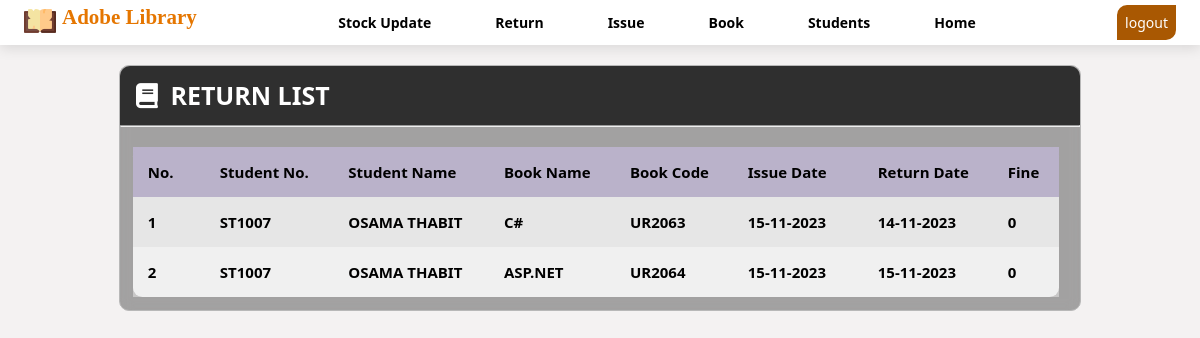
Screenshot of /return_list.php (signed in) with the database file from the repository.
### tables this page shows
CREATE TABLE `student` (
  `Student_No` varchar(10) NOT NULL,
  `studentname` varchar(50) NOT NULL,
  `Middlename` varchar(50) NOT NULL,
  `LastName` varchar(50) NOT NULL,
  `gender` varchar(10) NOT NULL,
  `dob` date NOT NULL,
  `mobile` varchar(10) NOT NULL,
  `image` varchar(30) NOT NULL,
  `class` varchar(50) NOT NULL,
  `doc` timestamp NOT NULL DEFAULT current_timestamp()
);

CREATE TABLE `return` (
  `id` int(10) NOT NULL,
  `Student_No` varchar(10) NOT NULL,
  `bookcode` varchar(20) NOT NULL,
  `issue_date` varchar(15) NOT NULL,
  `fine` varchar(5) NOT NULL,
  `doc` timestamp NOT NULL DEFAULT current_timestamp()
);

CREATE TABLE `book` (
  `id` int(10) NOT NULL,
  `bookname` varchar(50) NOT NULL,
  `bookcode` varchar(20) NOT NULL,
  `author` varchar(50) NOT NULL,
  `publisher` longtext NOT NULL,
  `stock` int(10) NOT NULL,
  `doc` timestamp NOT NULL DEFAULT current_timestamp()
);

### return_list.php (the view, shortened to what this page needs)
<!DOCTYPE HTML>
<html>
<head>
<link rel="stylesheet" href="CSS/table_page.css" />
<link rel="stylesheet" href="https://pro.fontawesome.com/releases/v5.10.0/css/all.css"/>
</head>
<body>
  <?php
    require 'Header.php';
  ?>
  <div class="main-div">
    <div class="head">
      <p class="head-para"><i class="fas fa-book"></i>&ensp;RETURN LIST</p>
    </div>
    <hr class="h1" />
    <form action="#" method="post" enctype="multipart/form-data">
      <table class="my-table" id="my-table" border="0">
        <thead>
          <tr>
            <th style="width: 42px;">No.</th>
            <th>Student No.</th>
            <th>Student Name</th>
            <th>Book Name</th>
            <th>Book Code</th>
            <th style="width: 100px;">Issue Date</th>
            <th style="width: 100px;">Return Date</th>
            <th>Fine</th>
          </tr>
        </thead>
        <tbody>
          <?php
            $sno=0;
		    $sql = "SELECT student.studentname,STUDENT.Middlename,book.bookname,return.Student_No,return.bookcode,return.issue_date,return.fine,return.doc
         FROM `student`,`book`,`return`
         WHERE return.Student_No=student.Student_No AND return.bookcode=book.bookcode";
		    $run = mysqli_query($con, $sql);
		    while($row = mysqli_fetch_assoc($run))
		    {
				$sno = $sno+1;
				$datestore = $row['doc'];
    			$newvar = new DateTime($datestore);
	    		$ndate = $newvar->format('d-m-Y');
  	  		    echo '<tr>';
	  		      echo '<td>'.$sno.'</td>';
				  echo '<td>'.$row['Student_No'].'</td>';
    		      echo '<td>'.$row['studentname'].'  '.$row['Middlename'].'</td>';
    		      echo '<td>'.$row['bookname'].'</td>';
				  echo '<td>'.$row['bookcode'].'</td>';
				  echo '<td>'.$row['issue_date'].'</td>';
				  echo '<td>'.$ndate.'</td>';
				  echo '<td>'.$row['fine'].'</td>';
		   	    echo '</tr>';
		    }
		  ?>
        </tbody>
      </table>
    </form>
  </div>
</body>
</html>

### CSS/table_page.css (style rules this page uses)
* { margin:0px; padding:0px; }
body { background-color: rgb(244, 242, 242); }
.main-div { font-family: system-ui; font-size: 15px; width: 80%; margin: 20px auto; height: auto; background-color: rgba(0, 0, 0, 0.333); backdrop-filter: blur(7px); border: 1px solid #B8B8B8; border-radius: 10px; }
.head { height: 10%; width: auto; padding: 0.8rem 1rem; border-radius: 10px 10px 0 0; background-color: #000000b5; }
.head-para { font-size: 25px; font-weight: bold; color: #FFF; }
hr.h1 { margin-bottom: 20px; }
.my-table { font-weight: 600; background-color: #fffb; width: 96.5%; height: auto; border-collapse: collapse; margin: 0.8rem; border-radius: 0.6rem; }
thead tr { font-family: Sans-serif; height: 35px; background-color: #bab2cafe; }
tbody tr:nth-child(even) { background-color: #fff6; }
td, th { padding: 15px 15px; width: auto; text-align: left; }

### CSS/Header.css (style rules this page uses)
* { margin: 0; padding: 0; font-family: system-ui, -apple-system, BlinkMacSystemFont, 'Segoe UI', Roboto, Oxygen, Ubuntu, Cantarell, 'Open Sans', 'Helvetica Neue', sans-serif; }

### rows the page displays
student: return.Student_No "ST1007", studentname "OSAMA", Middlename "THABIT", book.bookname "C#", return.bookcode "UR2063", return.issue_date "15-11-2023", return.doc "14-11-2023", return.fine "0", book.bookname "ASP.NET", return.bookcode "UR2064", return.doc "15-11-2023"
